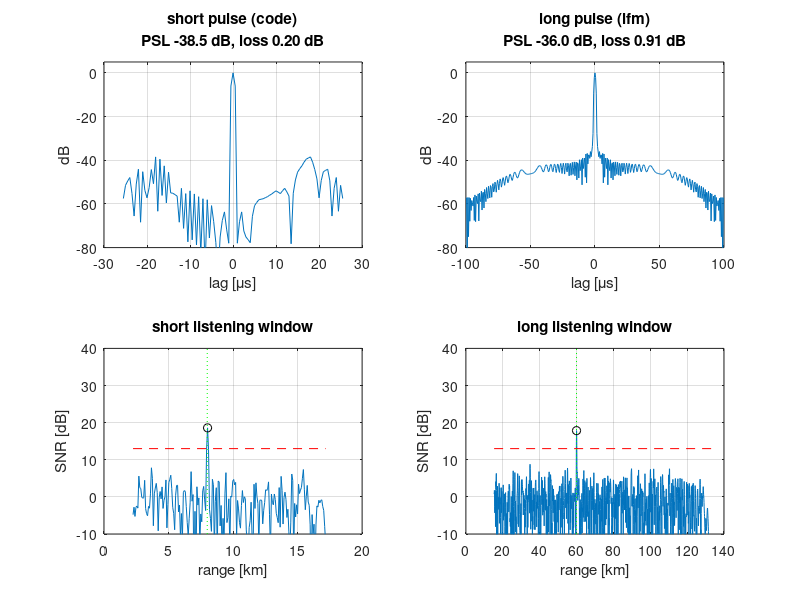
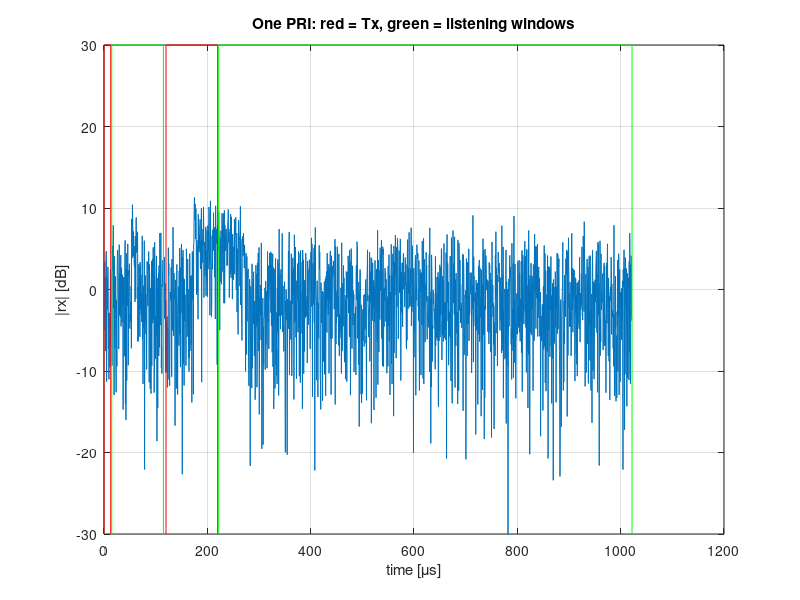

Here is the MATLAB script that generated these plots, in order:
%% Simple decoder test for one PRI (short pulse + long pulse, two targets)
%
% Timing of one PRI:
%   | short Tx | gap1 | short listen | gap2 | long Tx | gap3 | long listen |
%
% Each pulse is an LFM (matched filter with a Taylor window) or a phase code
% (your mismatch filter, or a least-squares one, or the matched filter).
% Target 1 is at short range (seen in the short listening window) and
% target 2 is at long range (seen in the long listening window).

clear; clc; close all;

%% ---------------- Parameters ----------------
fs = 2e6;              % sampling frequency [Hz]
c  = 3e8;              % speed of light [m/s]
fc = 3e9;              % carrier frequency, only used for Doppler [Hz]

% timing [s]
gap1        = 2e-6;    % short Tx -> short listen
listenShort = 100e-6;  % short listening window
gap2        = 5e-6;    % short listen -> long Tx
gap3        = 2e-6;    % long Tx -> long listen
listenLong  = 800e-6;  % long listening window

% pulses: P(1) = short pulse, P(2) = long pulse
%  type 'code' : code    = phase code coefficients, one per chip (+1/-1 or exp(1j*phi))
%                chip    = chip width [s] (fs*chip samples per chip)
%                decoder = 'mmf' (mismatch filter) or 'matched'
%                mmf     = your mismatch filter taps ([] = least-squares design)
%                mmfRate = 'chip' (one tap per chip) or 'sample' (one tap per sample)
%                mmfLen  = mismatch length / code length, only for the LS design
%                          (3 -> 3*13 = 39 chips = 78 samples at 2 samples per chip)
%  type 'lfm'  : width [s], bw [Hz], window 'taylor' or 'none', nbar, sll [dB]
P(1).type    = 'code';
P(1).code    = [1 1 1 1 1 -1 -1 1 1 -1 1 -1 1];   % Barker 13
P(1).chip    = 1e-6;
P(1).decoder = 'mmf';
P(1).mmf     = [];
P(1).mmfRate = 'chip';
P(1).mmfLen  = 3;

P(2).type    = 'lfm';
P(2).width   = 100e-6;
P(2).bw      = 1e6;
P(2).window  = 'taylor';
P(2).nbar    = 4;
P(2).sll     = -35;

% targets: range [m], radial velocity [m/s], SNR per sample before the decoder [dB]
tgt.range = [8e3   60e3];
tgt.vel   = [50   -100];
tgt.snr   = [5     -5];

thrDb = 13;            % detection threshold above the noise floor [dB]

%% ---------------- Pulses and decoders ----------------
names = {'short', 'long'};
for p = 1:2
    switch P(p).type
        case 'code'
            code = P(p).code(:);
            spc  = round(P(p).chip * fs);                 % samples per chip
            s    = kron(code, ones(spc, 1));              % transmitted pulse
            if strcmp(P(p).decoder, 'matched')
                h = conj(flipud(s));
            else
                hc = P(p).mmf(:);
                if isempty(hc)                            % least-squares mismatch filter
                    N = numel(code);
                    M = P(p).mmfLen * N;
                    A = zeros(N + M - 1, M);              % convolution matrix of the code
                    for k = 1:M
                        A(k:k+N-1, k) = code;
                    end
                    d = zeros(N + M - 1, 1);
                    d(ceil((N + M - 1) / 2)) = 1;         % wanted output: one peak in the middle
                    hc = A \ d;
                    P(p).mmf = hc;
                end
                if strcmp(P(p).mmfRate, 'chip')
                    h = kron(hc, ones(spc, 1));           % chip-rate taps held over the chip
                else
                    h = hc;
                end
            end
        case 'lfm'
            n = round(P(p).width * fs);
            t = ((0:n-1)' - (n-1)/2) / fs;
            s = exp(1j*pi*(P(p).bw/P(p).width) * t.^2);
            w = ones(n, 1);
            if strcmp(P(p).window, 'taylor')              % Taylor window (same as taylorwin)
                nb  = P(p).nbar;
                A   = acosh(10^(-P(p).sll/20)) / pi;
                sp2 = nb^2 / (A^2 + (nb - 0.5)^2);
                xi  = ((0:n-1)' - (n-1)/2) / n;
                for m = 1:nb-1
                    num = prod(1 - (m^2/sp2) ./ (A^2 + ((1:nb-1) - 0.5).^2));
                    den = prod(1 - m^2 ./ [1:m-1, m+1:nb-1].^2);
                    w   = w + (-1)^(m+1) * num / den * cos(2*pi*m*xi);
                end
            end
            h = conj(flipud(s)) .* w;
    end
    h = h / norm(h);                                      % unit noise gain: output in dB = SNR

    r = conv(s, h);                                       % noise-free compressed pulse
    [pk, k] = max(abs(r));
    lo = k; while lo > 1         && abs(r(lo-1)) < abs(r(lo)), lo = lo - 1; end
    hi = k; while hi < numel(r)  && abs(r(hi+1)) < abs(r(hi)), hi = hi + 1; end
    side = abs(r([1:lo-1, hi+1:end]));

    pulse(p).s    = s;
    pulse(p).h    = h;
    pulse(p).r    = r;
    pulse(p).lag  = k - 1;                                % peak lag for an echo starting at 0
    pulse(p).gain = 20*log10(pk);                         % SNR gain of the decoder [dB]
    pulse(p).loss = 10*log10(numel(s)) - pulse(p).gain;   % loss against a matched filter [dB]
    pulse(p).psl  = 20*log10(max([side; eps]) / pk);      % peak sidelobe level [dB]
    fprintf('%-5s pulse: %s, %d samples, decoder %d taps, gain %.1f dB, loss %.2f dB, PSL %.1f dB\n', ...
        names{p}, P(p).type, numel(s), numel(h), pulse(p).gain, pulse(p).loss, pulse(p).psl);
end

%% ---------------- Timeline of one PRI ----------------
iTx(1) = 0;                                               % start samples (0 = PRI start)
iRx(1) = iTx(1) + numel(pulse(1).s) + round(gap1 * fs);
nRx(1) = round(listenShort * fs);
iTx(2) = iRx(1) + nRx(1) + round(gap2 * fs);
iRx(2) = iTx(2) + numel(pulse(2).s) + round(gap3 * fs);
nRx(2) = round(listenLong * fs);
nPRI   = iRx(2) + nRx(2);

tx = zeros(nPRI, 1);
tx(iTx(1) + (1:numel(pulse(1).s))) = pulse(1).s;
tx(iTx(2) + (1:numel(pulse(2).s))) = pulse(2).s;

%% ---------------- Received signal ----------------
t  = (0:nPRI-1)' / fs;
rx = (randn(nPRI, 1) + 1j*randn(nPRI, 1)) / sqrt(2);     % noise, power 1
for k = 1:numel(tgt.range)
    d    = round(2 * tgt.range(k) / c * fs);             % delay [samples]
    fd   = 2 * tgt.vel(k) * fc / c;                      % Doppler [Hz]
    a    = 10^(tgt.snr(k)/20) * exp(1j*2*pi*rand);
    echo = [zeros(d, 1); tx(1:nPRI-d)];
    rx   = rx + a * echo .* exp(1j*2*pi*fd*t);
end

%% ---------------- Decoder in each listening window ----------------
figure('Name', 'Decoder test');
for p = 1:2
    seg = rx(iRx(p) + (1:nRx(p)));                        % samples of this listening window
    y   = conv(seg, pulse(p).h);
    y   = y(pulse(p).lag + (1:nRx(p)));                   % sample i = echo starting at sample i
    rng = c/2 * ((iRx(p) - iTx(p)) + (0:nRx(p)-1)') / fs; % range of each output sample [m]

    ydb     = 20*log10(abs(y) + eps);
    noiseDb = 10*log10(median(abs(y).^2) / log(2));       % noise floor (robust to targets)
    thr     = noiseDb + thrDb;
    isPeak  = [false; ydb(2:end-1) > ydb(1:end-2) & ydb(2:end-1) >= ydb(3:end); false];
    det     = find(isPeak & ydb > thr);

    fprintf('\n%s window: %.2f - %.2f km, noise floor %.1f dB\n', names{p}, rng(1)/1e3, rng(end)/1e3, noiseDb);
    for k = 1:numel(tgt.range)
        if tgt.range(k) >= rng(1) && tgt.range(k) <= rng(end)
            fprintf('   target %d: range %.3f km, expected SNR %.1f dB\n', ...
                k, tgt.range(k)/1e3, tgt.snr(k) + pulse(p).gain);
        end
    end
    for k = det'
        fprintf('   detection: range %.3f km, SNR %.1f dB\n', rng(k)/1e3, ydb(k) - noiseDb);
    end
    if isempty(det)
        fprintf('   no detection\n');
    end

    % noise-free compressed pulse
    subplot(2, 2, p);
    rdb  = 20*log10(abs(pulse(p).r) / max(abs(pulse(p).r)) + eps);
    lags = ((0:numel(rdb)-1)' - pulse(p).lag) / fs * 1e6;
    plot(lags, rdb); grid on; ylim([-80 5]);
    xlabel('lag [\mus]'); ylabel('dB');
    title({sprintf('%s pulse (%s)', names{p}, P(p).type), ...
           sprintf('PSL %.1f dB, loss %.2f dB', pulse(p).psl, pulse(p).loss)});

    % decoder output of the listening window
    subplot(2, 2, p + 2);
    plot(rng/1e3, ydb - noiseDb); hold on; grid on;
    plot(rng([1 end])/1e3, [thrDb thrDb], 'r--');
    plot(rng(det)/1e3, ydb(det) - noiseDb, 'ko');
    for k = 1:numel(tgt.range)
        if tgt.range(k) >= rng(1) && tgt.range(k) <= rng(end)
            plot(tgt.range(k)/1e3 * [1 1], [-10 60], 'g:');
        end
    end
    xlabel('range [km]'); ylabel('SNR [dB]'); ylim([-10 max(40, max(ydb - noiseDb) + 5)]);
    title(sprintf('%s listening window', names{p}));
end

% one PRI: |rx| with the transmit and listening windows
figure('Name', 'One PRI');
plot(t*1e6, 20*log10(abs(rx) + eps)); hold on; grid on;
yl = [-30 30];
edges = [iTx(1), iTx(1)+numel(pulse(1).s); iRx(1), iRx(1)+nRx(1); ...
         iTx(2), iTx(2)+numel(pulse(2).s); iRx(2), iRx(2)+nRx(2)] / fs * 1e6;
cols  = {'r', 'g', 'r', 'g'};
for k = 1:4
    plot(edges(k, [1 1 2 2]), yl([1 2 2 1]), cols{k});
end
ylim(yl); xlabel('time [\mus]'); ylabel('|rx| [dB]');
title('One PRI: red = Tx, green = listening windows');
